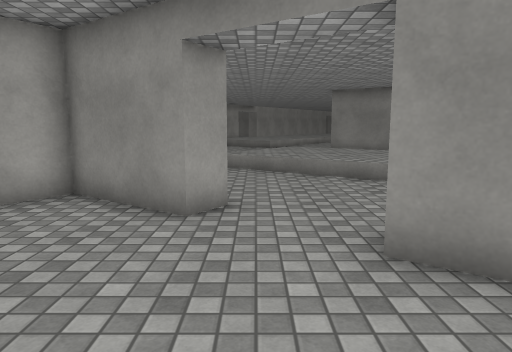
[1] (above)

24 first-person views from a walk through a 3-D level made in the Unity game engine. The camera is 1.4 m above the floor, tilts 8° down and sees 70° across. Doors are open. The floor is counted in squares, 1 m on a side. Each view is taken from the middle of a square. On the plan, view 1 faces up. The plan holds only what a view shows up to about 16 squares ahead; the rest is blank. The place goes on beyond the plan. The player character is not drawn. Surface patterns are stand-ins for the level's own textures.

[2]
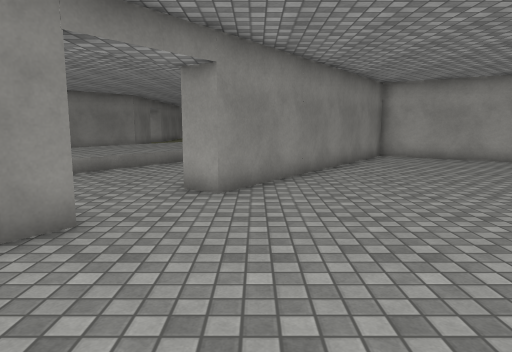

[3]
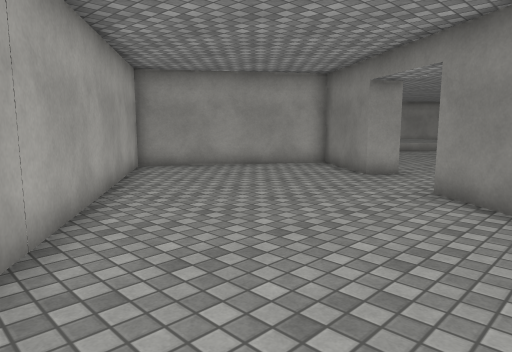

[4]
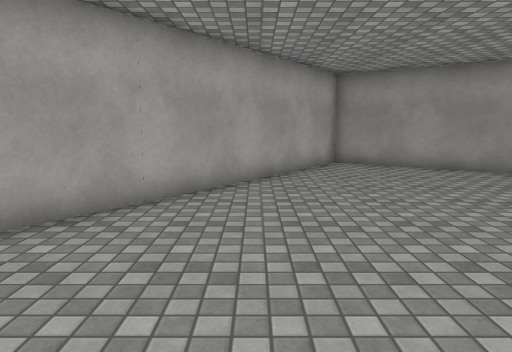

[5]
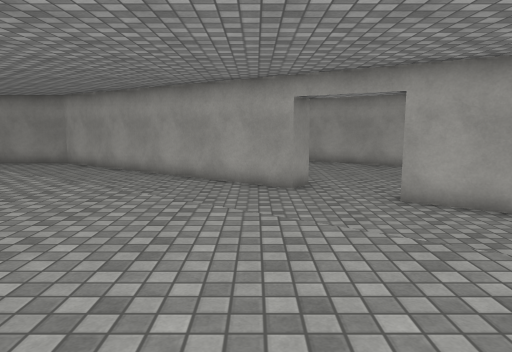

[6]
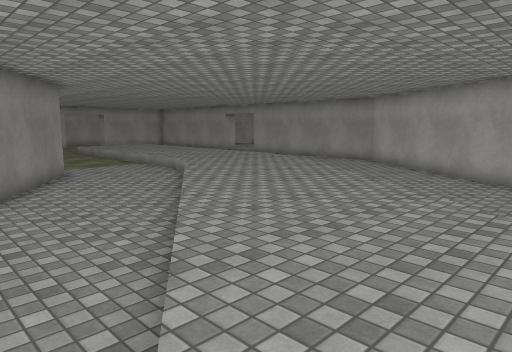

[7]
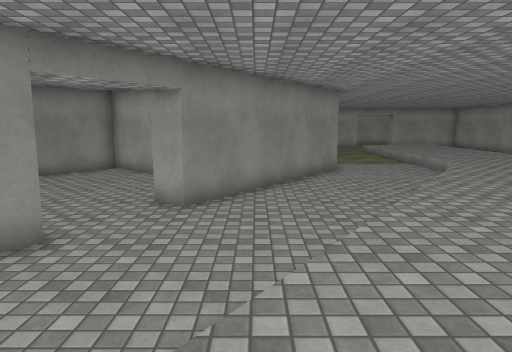

[8]
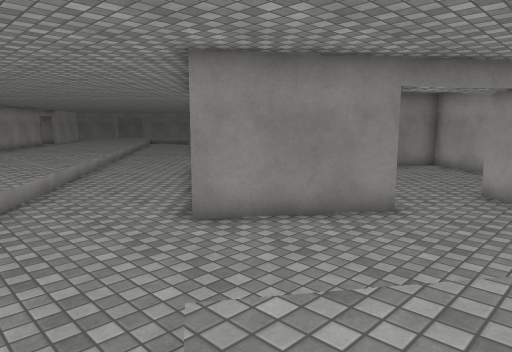

[9]
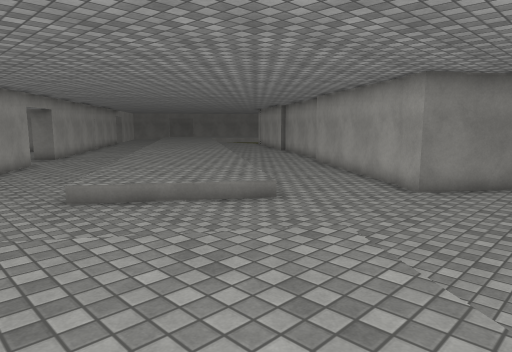

[10]
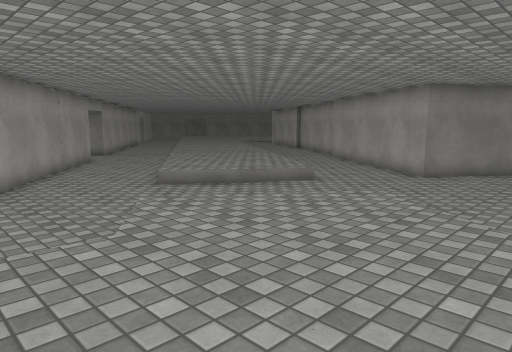

[11]
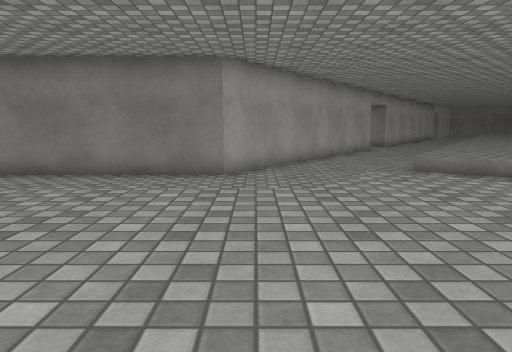

[12]
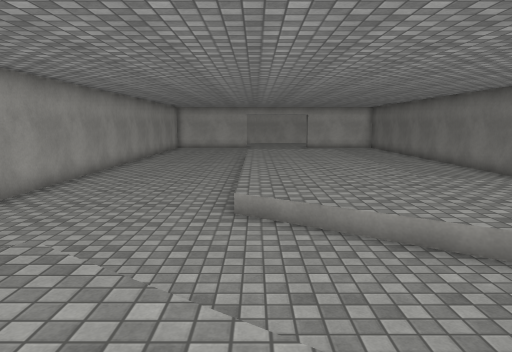

[13]
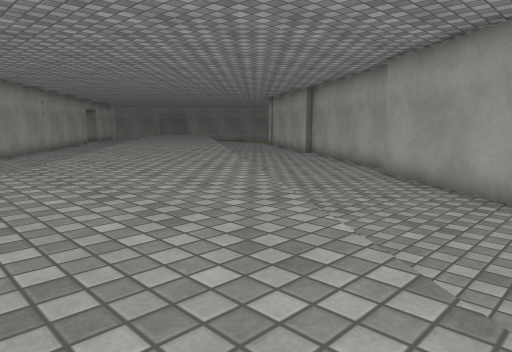

[14]
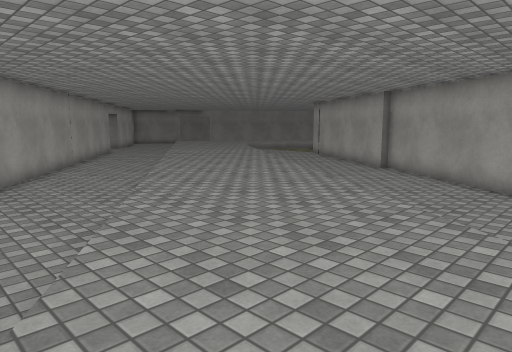

[15]
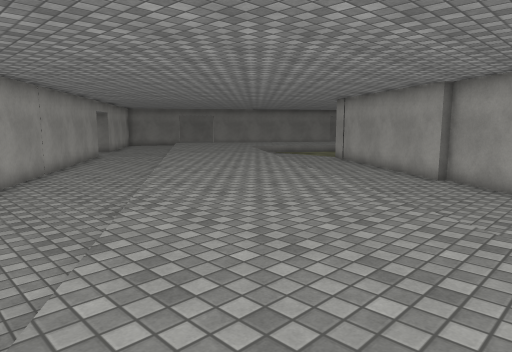

[16]
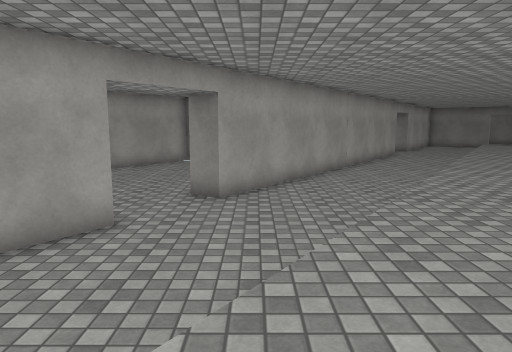

[17]
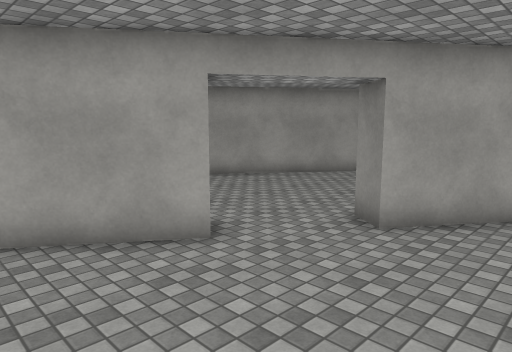

[18]
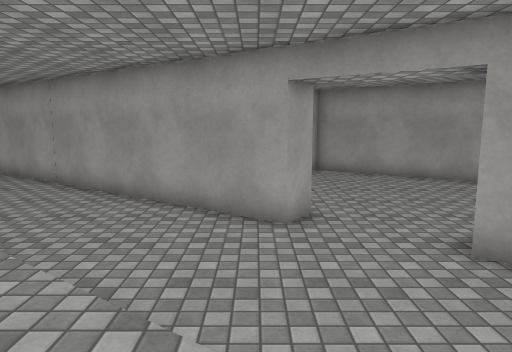

[19]
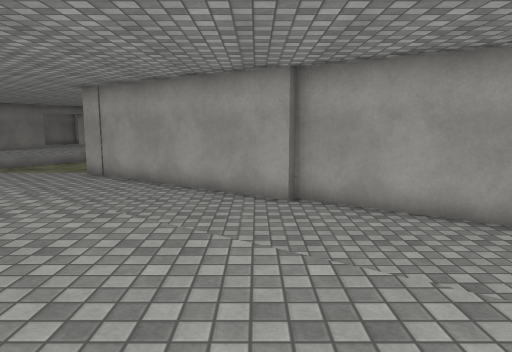

[20]
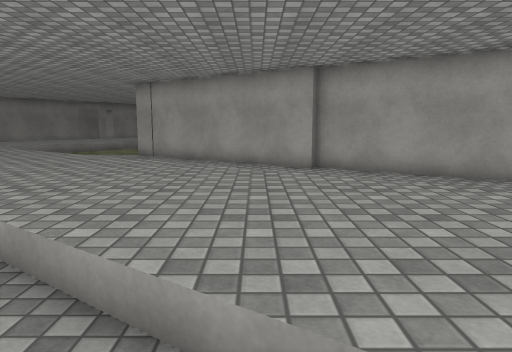

[21]
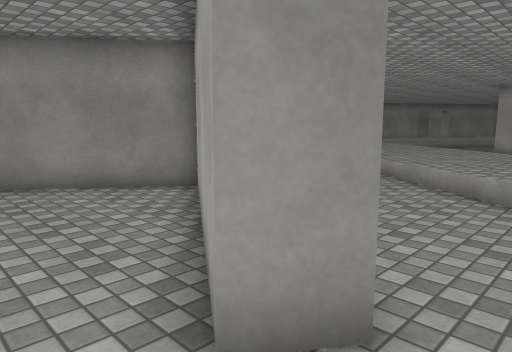

[22]
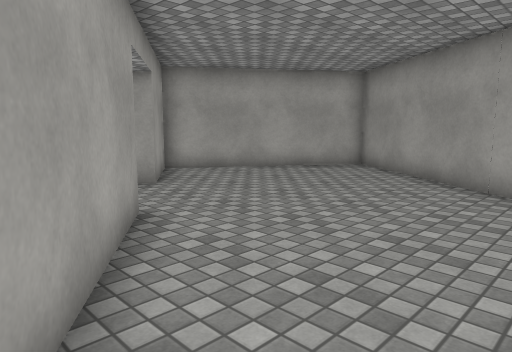

[23]
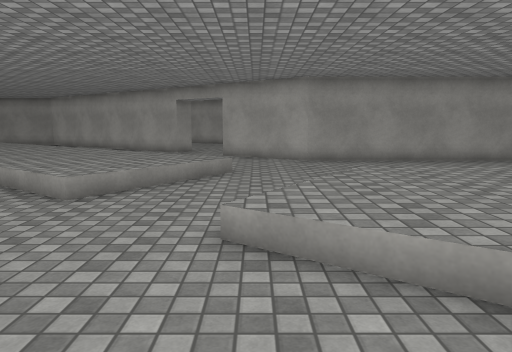

[24]
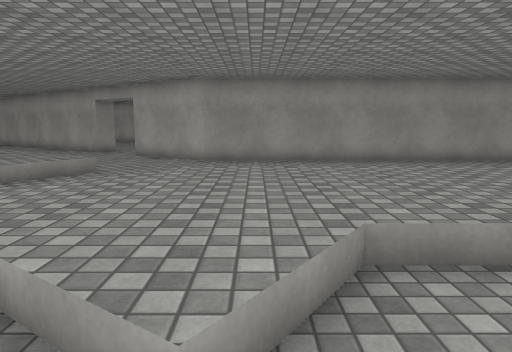

### Floor plan
Key: @ floor where view 1 was taken; # wall or solid block; . main floor; : floor 0.5 m higher than the main floor; / step, stairs or slope; D open door.
Columns run from 13 left of view 1 to 18 right of it. Each row starts with its distance up from view 1.
 44         #.....#####..../::  :/
 43        ##.......##..../::::::...
 42       ##.......###..../:::::/...
 41       #........##..../:::::/....
 40      ##.......##..../:::::/....#
 39     ##.......##.....::::::/....#
 38    ##.....DDD##..../:::::/....##
 37    #............../:::::/....##
 36    ##.............::::::.....#
 35     ##.....#...../:::::/....##
 34      ###..##..../:::::/....##
 33        ####..../::::::.....#
 32         ###..../:::::/....##
 31         ##..../:::::/.....#
 30        ##..../:::::/.....##
 29        #.....::::::/....##
 28       ##..../:::::/.....#
 27      ##..../:::::/....###
 26      #.....::::::.....#
 25     ##..../:::::/....##
 24 #####....../:::/....##
 23 ............./:....##
 22 ............../....#        ##
 21 .... ..//.........##      ...##
 20      ./:://.......#      .....#
 19 :::::::::::/......##   .D.....#
 18 :::::::::::/.......###..D....##
 17 ::::::::::/.............D...
 16 ::::::::::....//........#
 15 :::::::::/..../:/.......##
 14 ............./::::/......###
 13 ............/::::::/.......##
 12 ............/::::::::/......##
 11 .............//:::::::/......##
 10 .............../::::::://.......
  9 ##########....../::::::::/......
  8          ##......./:::::::/.....
  7         #####....../::::::::/...
  6         #..##......../::::::::::
  5        ##..DD........./:::::::::
  4       ##...DD..##......//::: :::
  3      ##....DD..###......./:
  2      #...........###.....
  1      ###..........###.....
  0        ##....@......###....
 -1         ###..........###...
 -2           ##..........##
 -3            ###.........#
 -4              ##. .....##

Positions as (right, up) in squares from view 1, and headings:
1: (0, 0), facing up
2: (-6, 3), facing right
3: (4, -4), facing up-left
4: (6, -1), facing left
5: (3, 15), facing down
6: (3, 15), facing down-right
7: (2, 14), facing right
8: (0, 14), facing up-right
9: (-6, 16), facing up-right
10: (-9, 15), facing up-right
11: (-8, 14), facing up
12: (3, 15), facing left
13: (-1, 22), facing up-right
14: (-1, 26), facing up-right
15: (1, 29), facing up-right
16: (1, 28), facing up
17: (3, 31), facing up-left
18: (5, 34), facing left
19: (5, 34), facing right
20: (2, 35), facing right
21: (-2, 36), facing up-right
22: (2, 43), facing down-left
23: (-2, 23), facing down
24: (-6, 23), facing down
